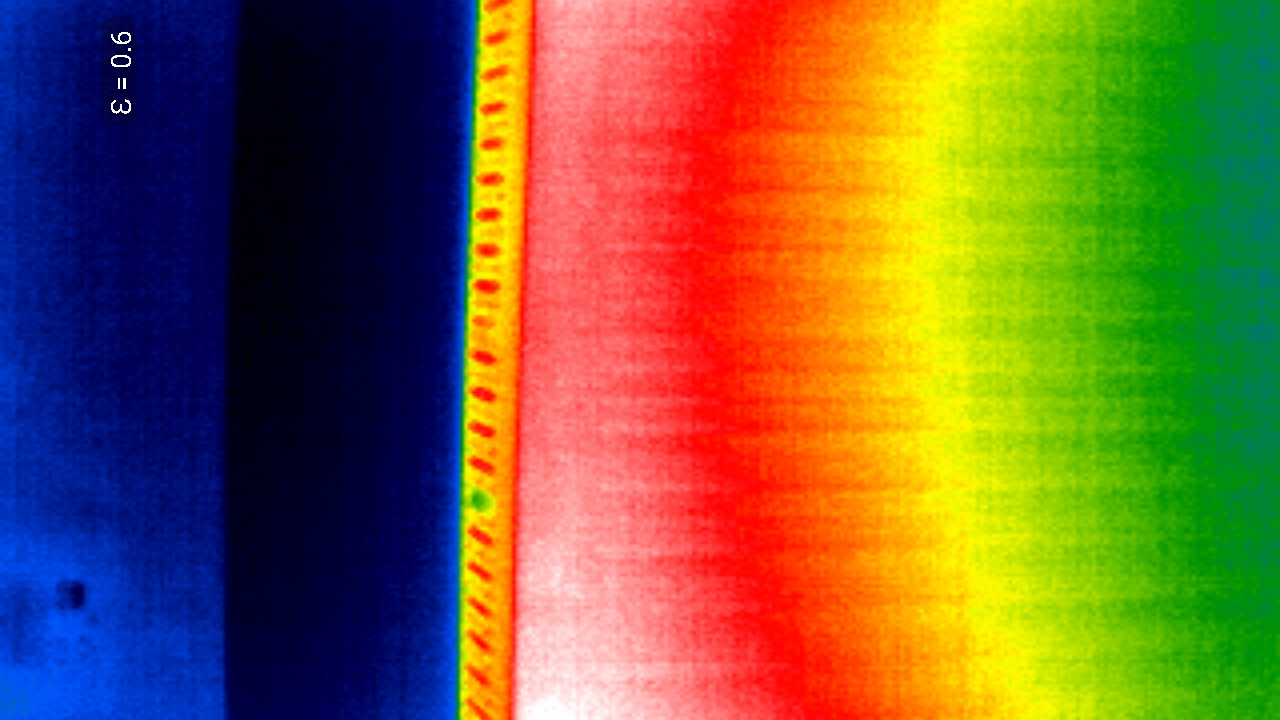
#> input picture img_thermal_1710236830495.jpg, 1280 x 720 px
$ python -i utils.py   (imports and definitions only)
#> lines starting #> are read from the running program, lines starting #| are printed output that depends on the picture
from PIL import Image
import numpy as np
import cv2
# import easyocr
import pandas as pd
import os


# [12 lines left out: function interpret_orientation, not called in this run]


def rotate_to_vertical(image_path):
#> called with image_path = '../img_thermal_1710236830495.jpg'
    with Image.open(image_path) as img:
#> img is the input picture: PIL image 1280x720 RGB; mean R, G, B 120, 97, 53.5
        exif = img._getexif()
#> exif = 11 items
        orientation = exif.get(274, 1) if exif else 1
#> orientation = 6

        # Map orientations to rotation angle and mirror flag
        orientation_map = {
            1: (0, False),
            2: (0, True),
            3: (180, False),
            4: (180, True),
            5: (-270, True),
            6: (-90, False),
            7: (-90, True),
            8: (-270, False)
        }

        rotation_angle, mirror = orientation_map.get(orientation, (0, False))
#> rotation_angle = -90; mirror = False

        # Rotate image
        rotated_img = img.rotate(rotation_angle, expand=True)
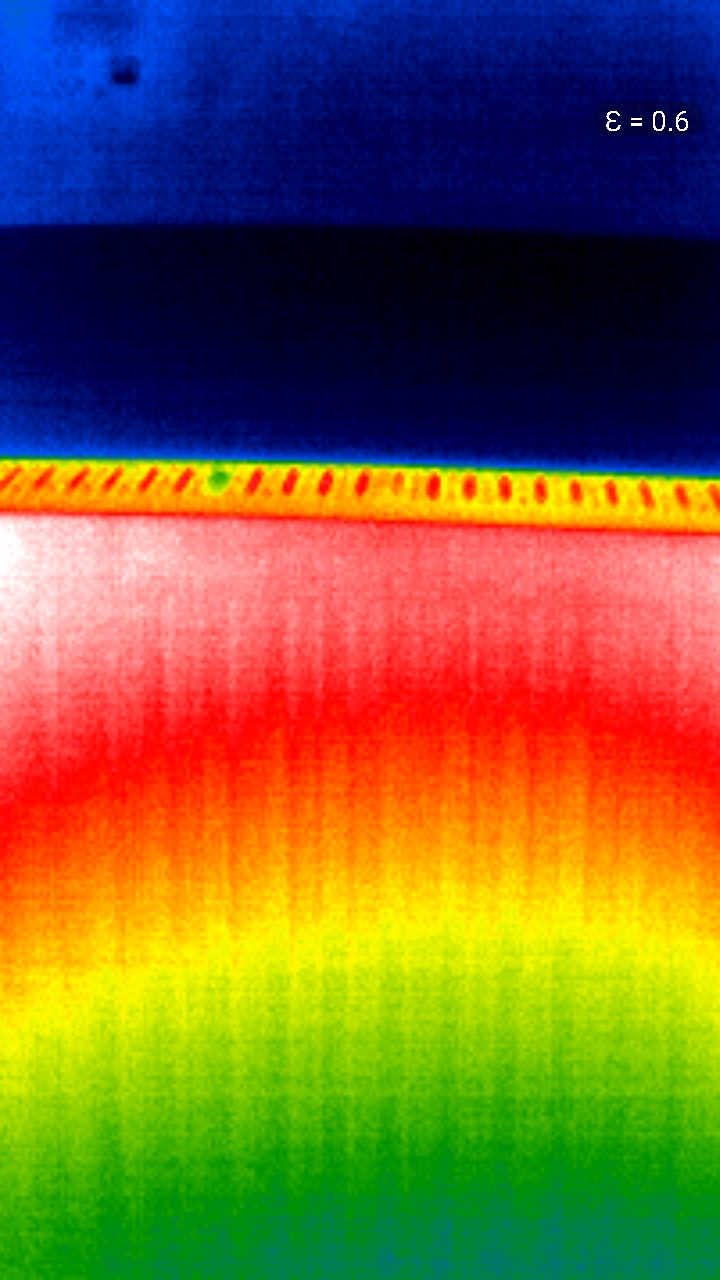
#> rotated_img: PIL image 720x1280 RGB; mean R, G, B 120, 97, 53.5

        # Mirror image if necessary
        if mirror:
            rotated_img = rotated_img.transpose(Image.FLIP_LEFT_RIGHT)

        return np.array(rotated_img)


# [42 lines left out: functions get_temperatures, create_temp_annotations, extract_image_and_spectrum, not called in this run]


def get_enhanced_image(image_path, apply_ce=False, apply_blur=False, apply_clahe=False, apply_dilation=False):

    c_img = rotate_to_vertical(image_path)
    og_img = c_img
    c_img = cv2.cvtColor(c_img, cv2.COLOR_RGB2GRAY)
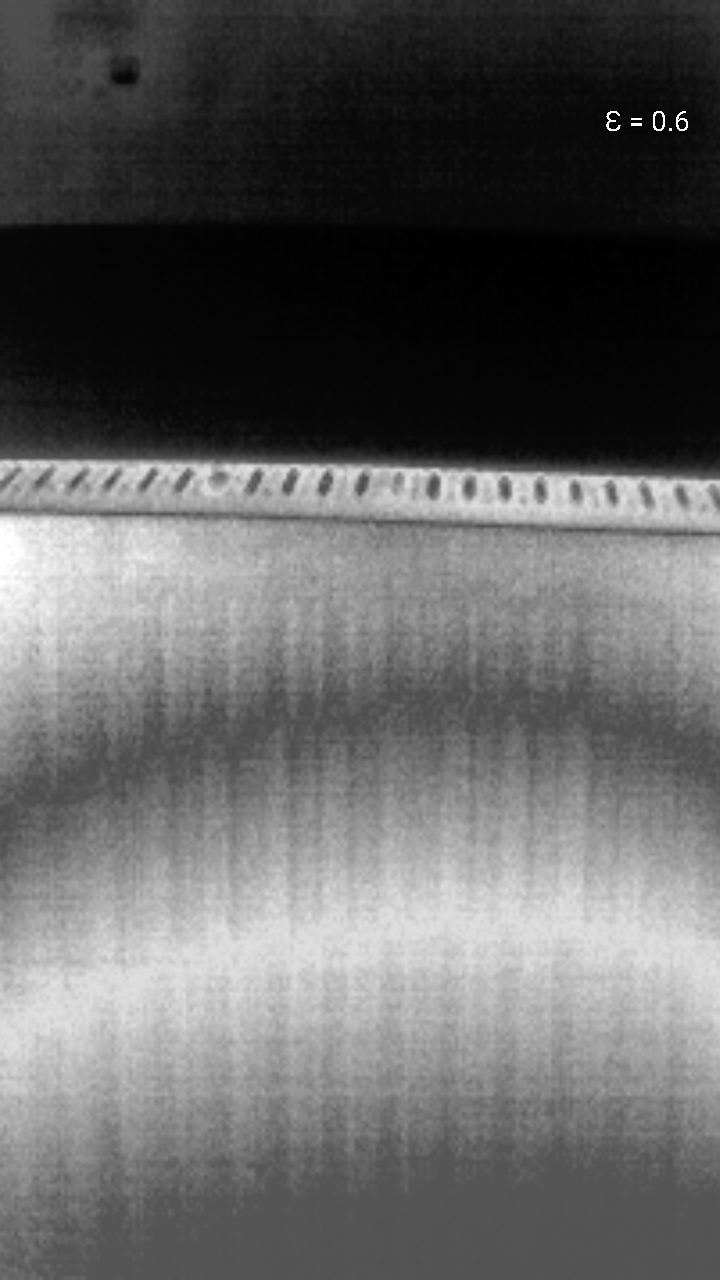
#> c_img: shape (1280, 720); min 0, max 255, mean 98.9

    if apply_clahe:
        clahe = cv2.createCLAHE(clipLimit=2.0, tileGridSize=(32,32))
        c_img = clahe.apply(c_img)

    if apply_ce:
        c_img = cv2.equalizeHist(c_img)

    if apply_blur:
        c_img = cv2.GaussianBlur(c_img, (51, 51), 15)

    cvt_img = cv2.cvtColor(og_img, cv2.COLOR_RGB2LAB)
#> cvt_img: shape (1280, 720, 3); mean of channels 0, 1, 2 119.6, 142.6, 150.5
    # cvt_img = og_img
    # img_dilate = None

    enhanced_img = cv2.convertScaleAbs(cvt_img[...,0], alpha=2,beta=-70)
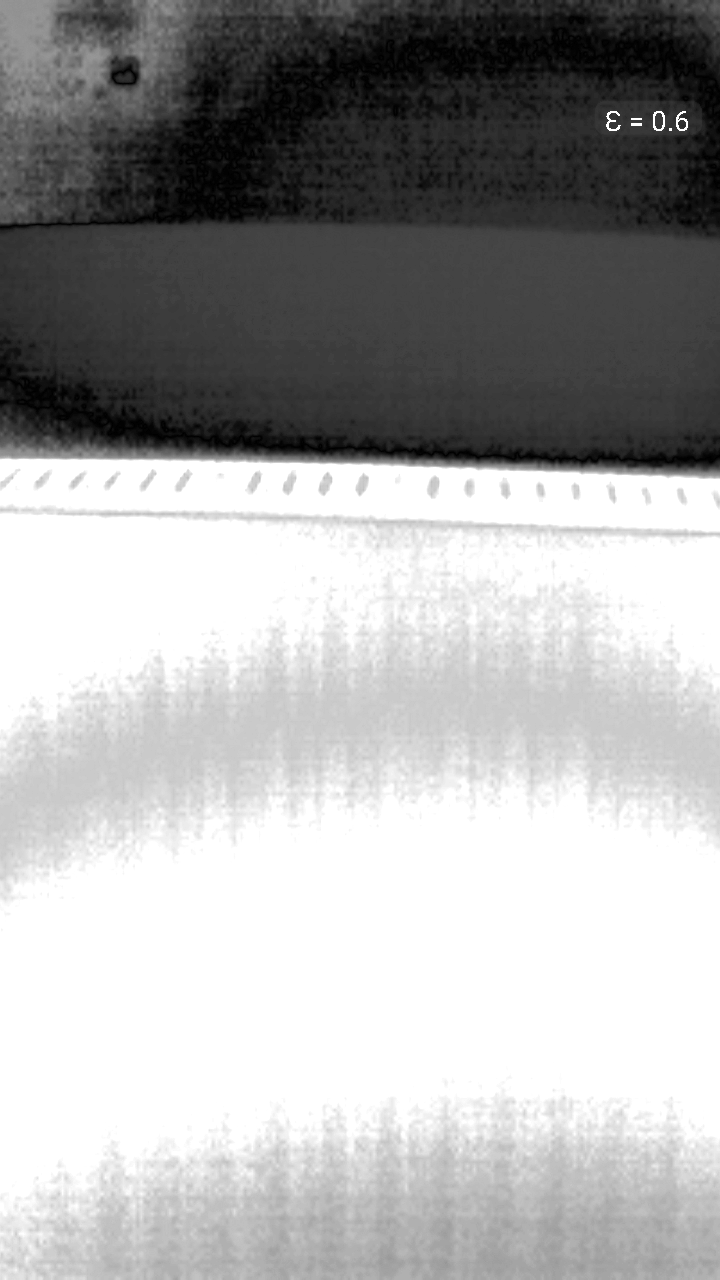
#> enhanced_img: shape (1280, 720); min 0, max 255, mean 168.4
    if apply_dilation:
        kernel = cv2.getStructuringElement(cv2.MORPH_ELLIPSE, (5, 5))  # Adjust kernel size as needed
        img_dilate = cv2.dilate(enhanced_img, kernel, iterations=2)

#> (the run stopped early here; a loop or call above may not have finished)

$ run again, on thermal.jpg
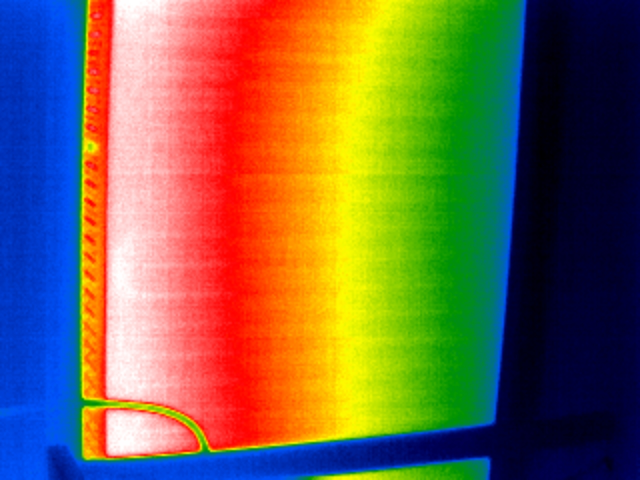
#> input picture thermal.jpg, 1280 x 960 px (shown at 1/2 size)
#> in rotate_to_vertical, img is the input picture: PIL image 1280x960 RGB; mean R, G, B 119.8, 102.2, 72.8
#> exif = 11 items
#> orientation = 6
#> rotation_angle = -90; mirror = False
#> in get_enhanced_image, `c_img = cv2.cvtColor(c_img, cv2.COLOR_RGB2GRAY)`:
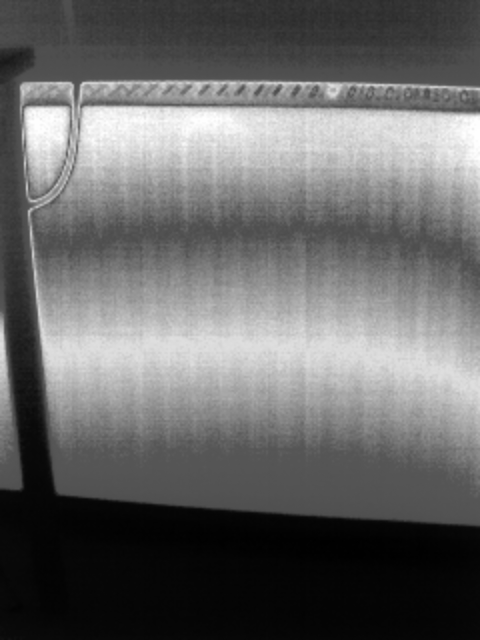
#> c_img: shape (1280, 960) (shown at 1/2 size); min 0, max 255, mean 104.1
#> cvt_img: shape (1280, 960, 3); mean of channels 0, 1, 2 124.8, 143.2, 144.3
#> in get_enhanced_image, `enhanced_img = cv2.convertScaleAbs(cvt_img[...,0], alpha=2,beta=-70)`:
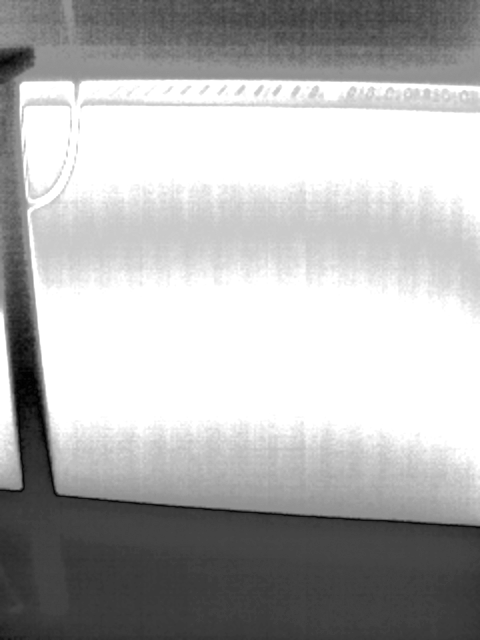
#> enhanced_img: shape (1280, 960) (shown at 1/2 size); min 0, max 255, mean 176.6

$ run again, on thermal2.jpg
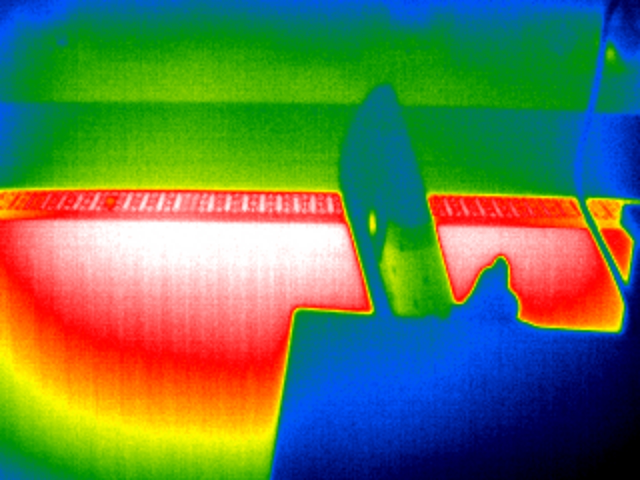
#> input picture thermal2.jpg, 1280 x 960 px (shown at 1/2 size)
#> in rotate_to_vertical, img is the input picture: PIL image 1280x960 RGB; mean R, G, B 96.6, 121.6, 82.4
#> exif = 11 items
#> orientation = 6
#> rotation_angle = -90; mirror = False
#> in get_enhanced_image, `c_img = cv2.cvtColor(c_img, cv2.COLOR_RGB2GRAY)`:
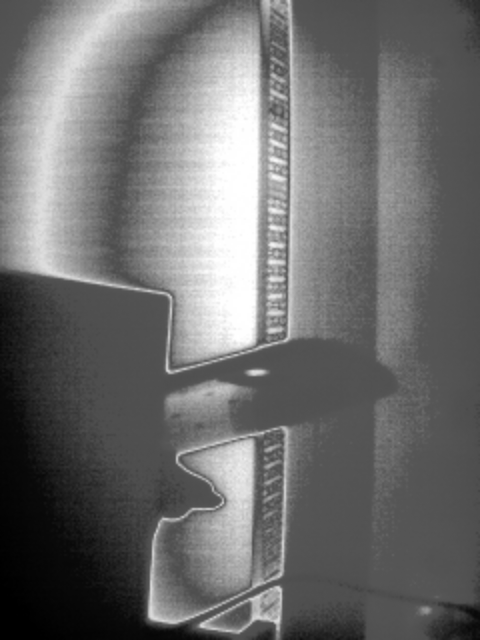
#> c_img: shape (1280, 960) (shown at 1/2 size); min 0, max 255, mean 109.6
#> cvt_img: shape (1280, 960, 3); mean of channels 0, 1, 2 137.1, 127.8, 145.9
#> in get_enhanced_image, `enhanced_img = cv2.convertScaleAbs(cvt_img[...,0], alpha=2,beta=-70)`:
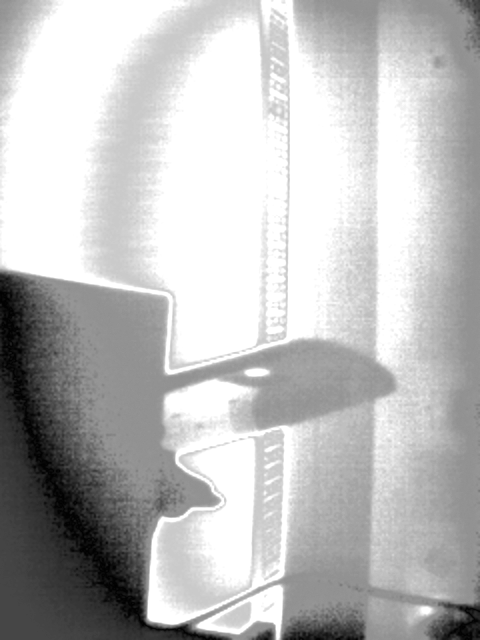
#> enhanced_img: shape (1280, 960) (shown at 1/2 size); min 0, max 255, mean 188.9
